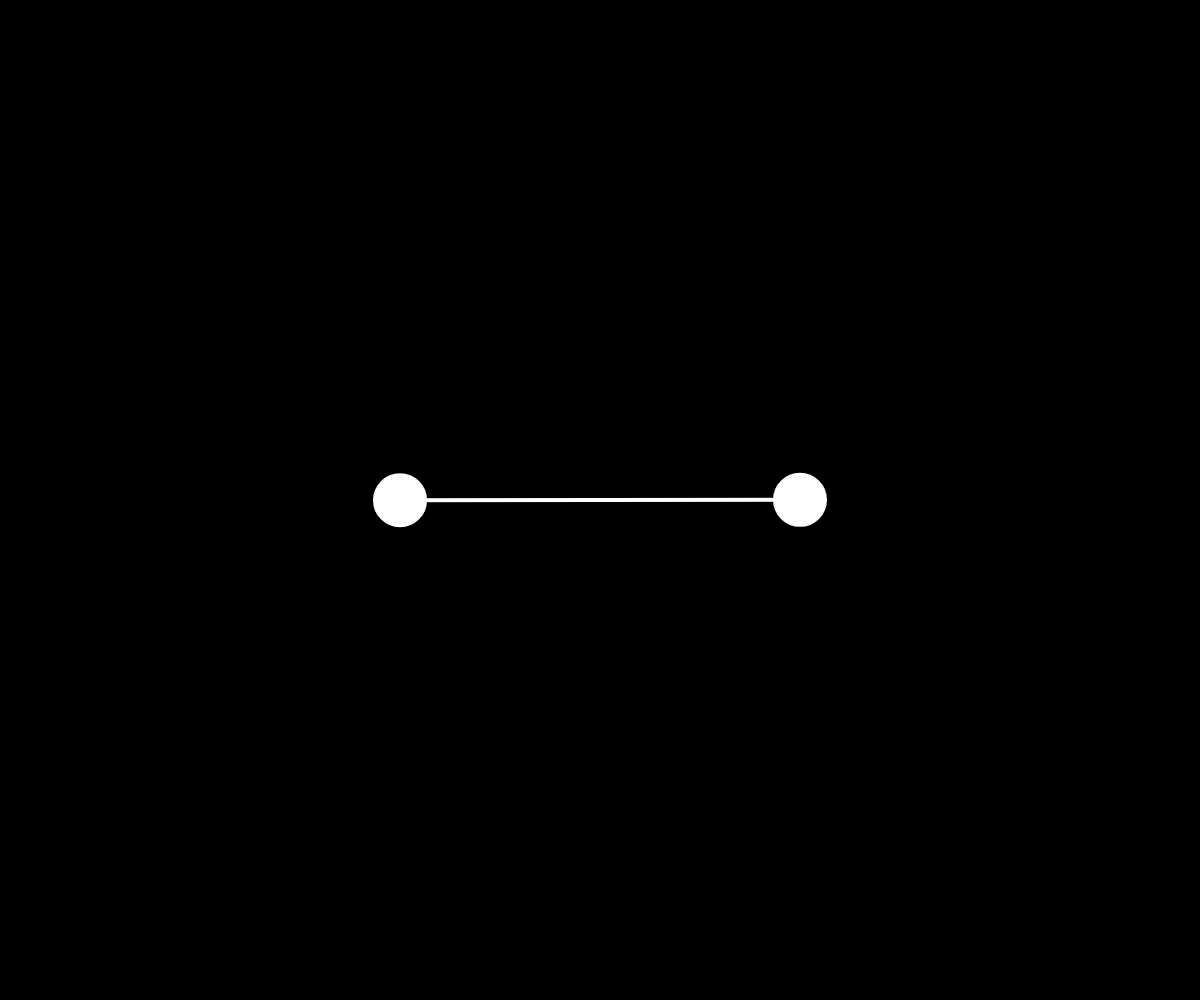
Frame 1 (no input)
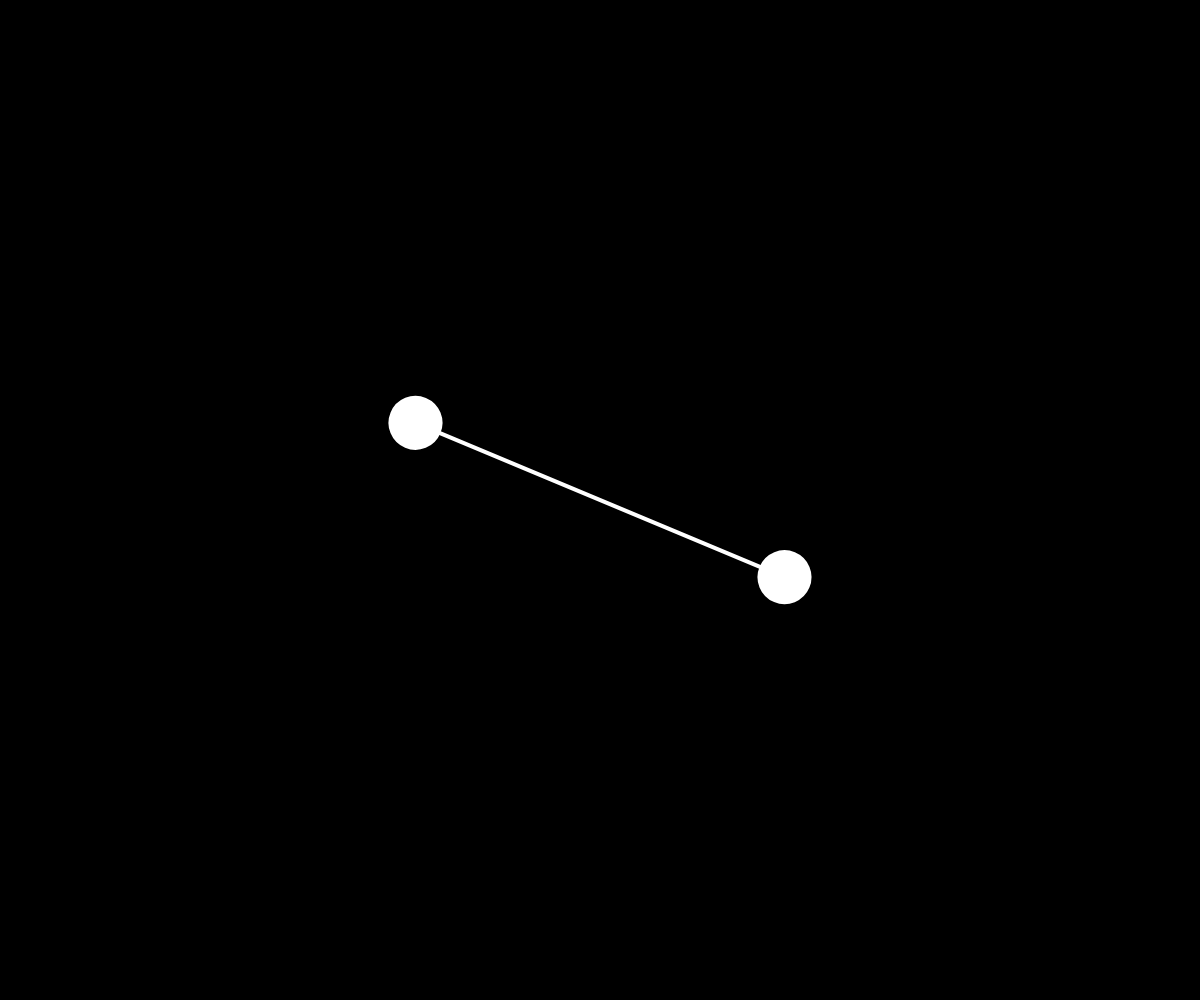
Frame 60 (no input)
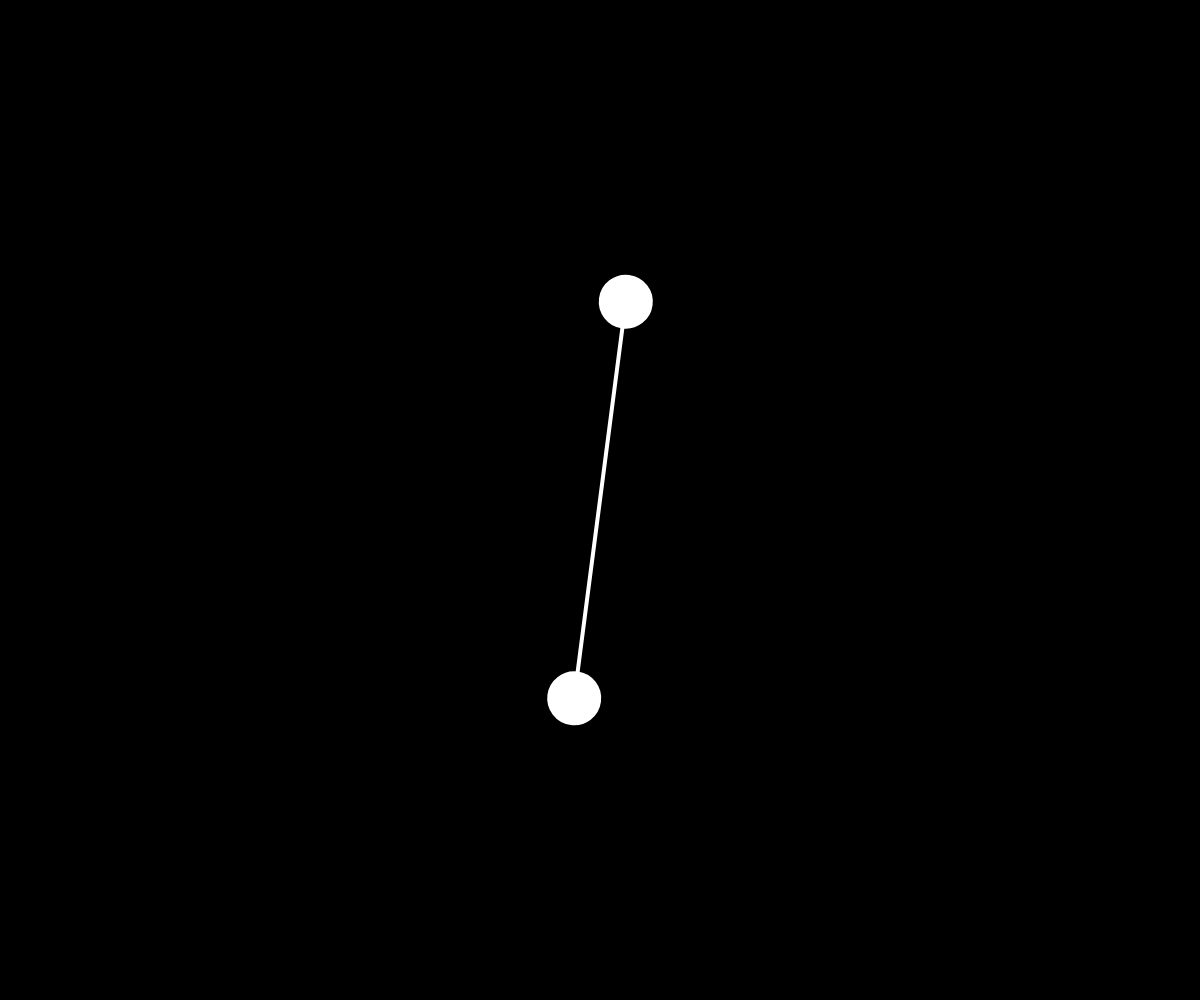
Frame 120 (the mouse pressed at the canvas centre since frame 60)

The p5.js sketch that drew these frames (run headless with seeded random() and noise() and a simulated clock; from frame 60 on, the mouse is pressed at the canvas centre):

// p5.js sketch
// ── sketch.js
let angle = 0;
let angleVel = 0;
let angleAcc = 0;
let friction = 0.99;

function setup() {
  createCanvas(windowWidth, windowHeight);
}

function draw() {
  background(0);
  // On remet le 0;0 au centre de l'écran
  translate(width / 2, height / 2);

  // Acceleration en fcontion de la position x de la souris sur l'écran
  angleAcc = map(mouseX, 0, width, -0.001, 0.001);
  // Appliquer l'accélération et la vitesse angulaire
  angleVel += angleAcc;
  angleVel *= friction; // Appliquer la friction
  angle += angleVel;

  stroke(255);
  fill(255);
  strokeWeight(4);
  rectMode(CENTER);

  rotate(angle);
  line(-200, 0, 200, 0);
  ellipse(-200, 0, 50);
  ellipse(200, 0, 50);

  angleVel += angleAcc;
  angle += angleVel;
}
